Frame 1 (no input): blank canvas, image omitted
Frame 60 (the mouse pressed at the canvas centre just before this capture): blank canvas, image omitted
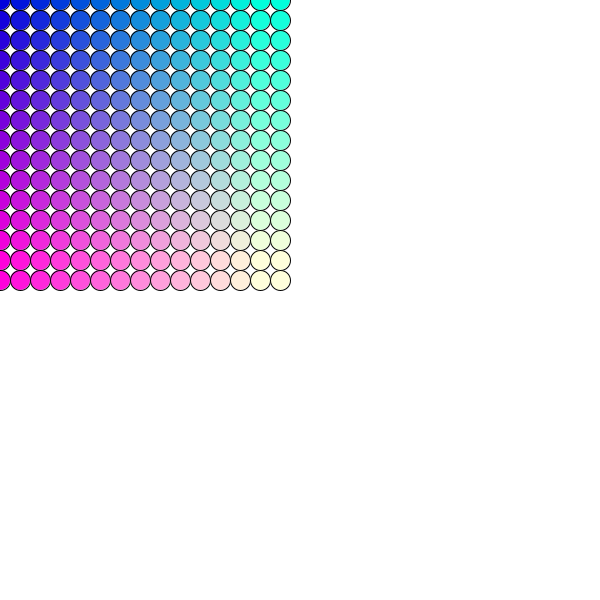
Frame 120 (the mouse held since frame 60 and released just before this capture)

The Processing sketch whose frames 1 and 60 were blank and that drew this single picture after the mouse press (run headless with seeded random() and noise(); from frame 60 on, the mouse is pressed at the canvas centre):

// Processing sketch: processing_159302
// ── processing_159302.pde

void setup () {
  size (600,600);
  smooth();
}
void draw () {background (255);
for (float b=0; b<mouseY; b = b+20){
for (float a = 0; a<mouseX; a= a + 20 ){
  fill (b,a,220);
  ellipse (a, b,20,20);
}
}
}
